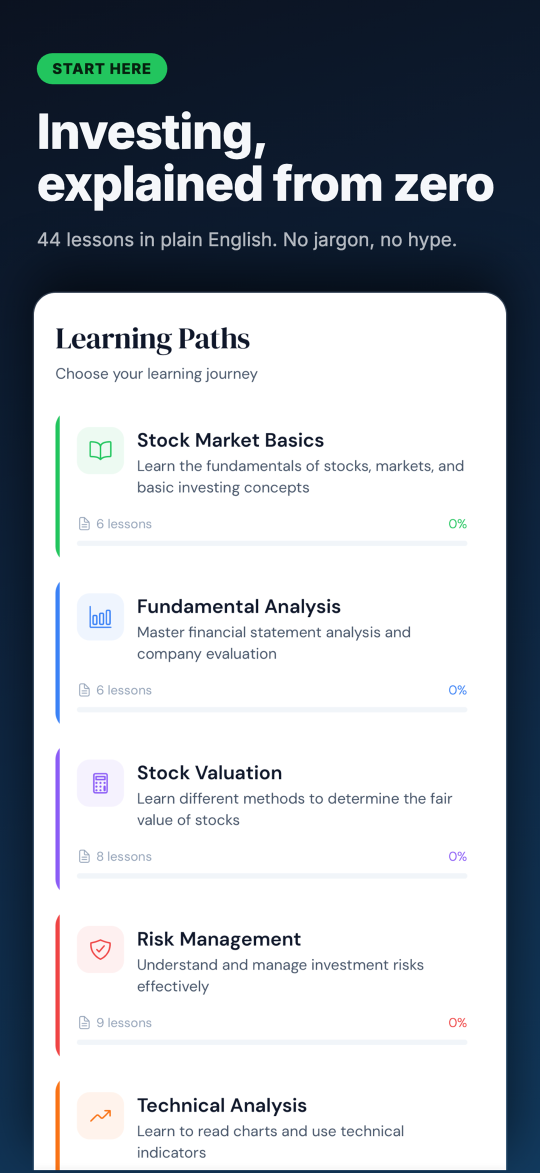
#> input picture assets/app-store/01.png, 1080 x 2346 px (shown at 1/2 size)
$ python -i grid_audit.py   (imports and definitions only)
#> lines starting #> are read from the running program, lines starting #| are printed output that depends on the picture
#> further down, picture is the input picture: PIL image 1080x2346 RGB; mean R, G, B 170.7, 176.6, 183
#!/usr/bin/env python3
"""Item 55: the profile grid as a visitor sees it.

Pulls the last 12 posts from the Graph API and lays out their thumbnails
cropped to 3:4, the shape the profile grid uses for every tile. The first run
(16.10.2026) found every news reel sitting in the grid as a black square and
every square carousel missing the first letter of its hook. Neither shows up
when you look at the posts one at a time.

    python grid_audit.py [out.jpg]
"""
import io
import json
import subprocess
import sys
import urllib.request

from PIL import Image

GRAPH = "https://graph.instagram.com/v21.0"
TILE_W, TILE_H, GAP = 300, 400, 4


def keychain(service):
    return subprocess.run(
        ["security", "find-generic-password", "-a", "stocklearneasy", "-s", service, "-w"],
        capture_output=True, text=True).stdout.strip()


def tile(im):
    w, h = im.size
#> w = 1080; h = 2346
    if w / h > 3 / 4:
        cw = int(h * 3 / 4)
        im = im.crop(((w - cw) // 2, 0, (w - cw) // 2 + cw, h))
    else:
        ch = int(w * 4 / 3)
#> ch = 1440
        im = im.crop((0, (h - ch) // 2, w, (h - ch) // 2 + ch))
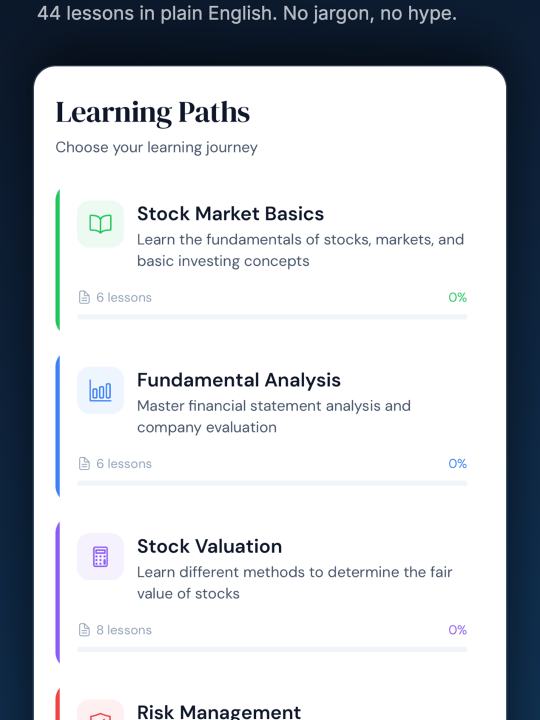
#> im: PIL image 1080x1440 RGB (shown at 1/2 size); mean R, G, B 198.7, 202.7, 207.8
    return im.resize((TILE_W, TILE_H))
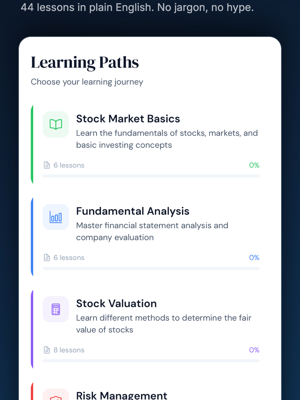
#> returned value: PIL image 300x400 RGB; mean R, G, B 198.5, 202.6, 207.6


def main():
    out = sys.argv[1] if len(sys.argv) > 1 else "grid-audit.jpg"
    token, user = keychain("stocklearneasy-ig-token"), keychain("stocklearneasy-ig-user-id")
    media = json.load(urllib.request.urlopen(
        f"{GRAPH}/{user}/media?fields=media_product_type,thumbnail_url,media_url,timestamp"
        f"&limit=12&access_token={token}"))["data"]
    grid = Image.new("RGB", (3 * TILE_W + 2 * GAP, 4 * TILE_H + 3 * GAP), "white")
    for i, m in enumerate(media[:12]):
        url = m.get("thumbnail_url") or m.get("media_url")
        im = Image.open(io.BytesIO(urllib.request.urlopen(url).read())).convert("RGB")
        grid.paste(tile(im), ((i % 3) * (TILE_W + GAP), (i // 3) * (TILE_H + GAP)))
        print(m["timestamp"][:16], m["media_product_type"])
    grid.save(out, quality=88)
    print(out)


# [2 lines not run here, left out]

>>> from PIL import Image
>>> picture = Image.open('assets/app-store/01.png')
>>> result = tile(picture)

$ run again, on assets/app-store/04.png
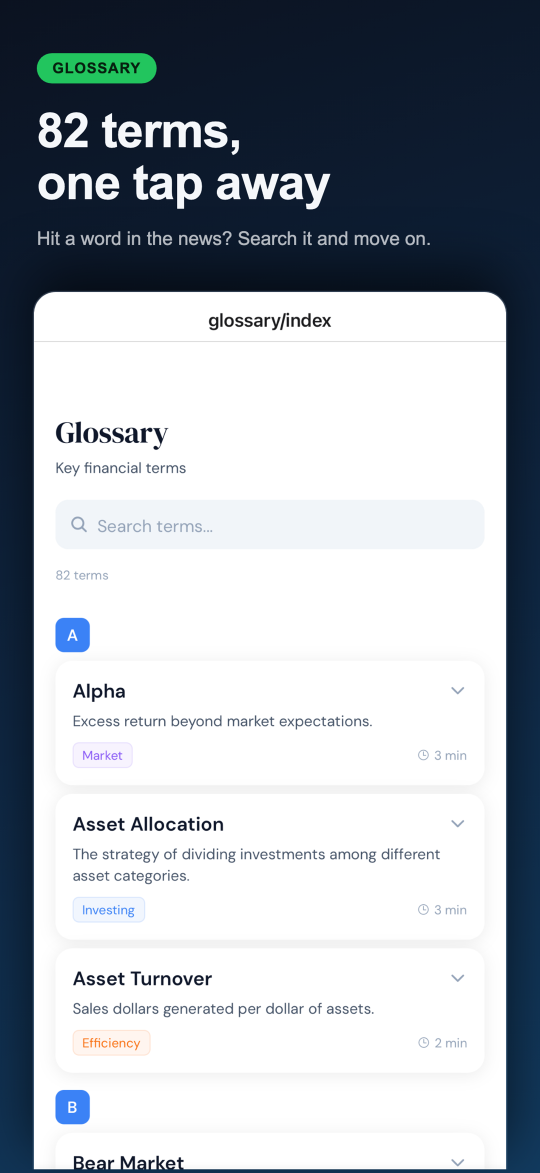
#> input picture assets/app-store/04.png, 1080 x 2346 px (shown at 1/2 size)
#> picture is the input picture: PIL image 1080x2346 RGB; mean R, G, B 169.9, 176.1, 182.9
#> in tile, `im = im.crop((0, (h - ch) // 2, w, (h - ch) // 2 + ch))`:
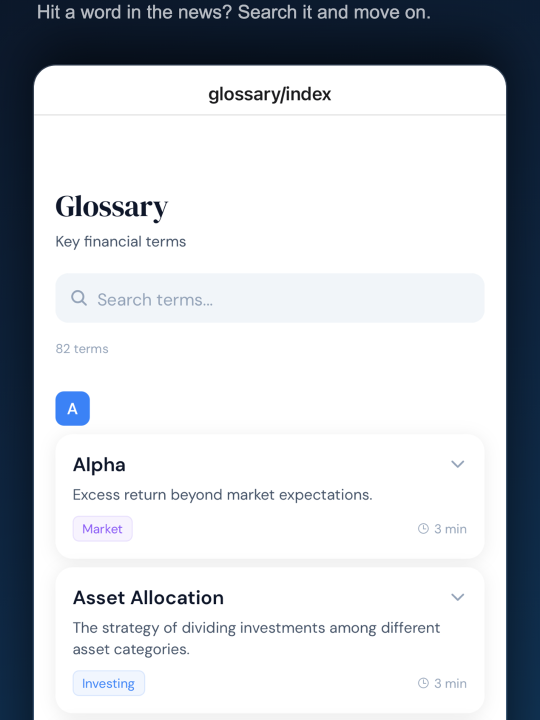
#> im: PIL image 1080x1440 RGB (shown at 1/2 size); mean R, G, B 200.8, 204.7, 209.8
#> in tile, `return im.resize((TILE_W, TILE_H))`:
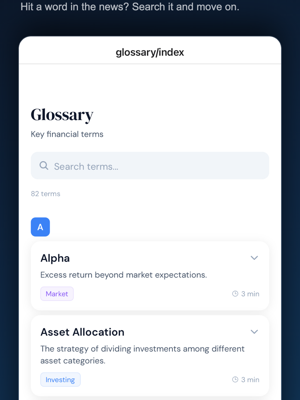
#> returned value: PIL image 300x400 RGB; mean R, G, B 200.7, 204.6, 209.7
